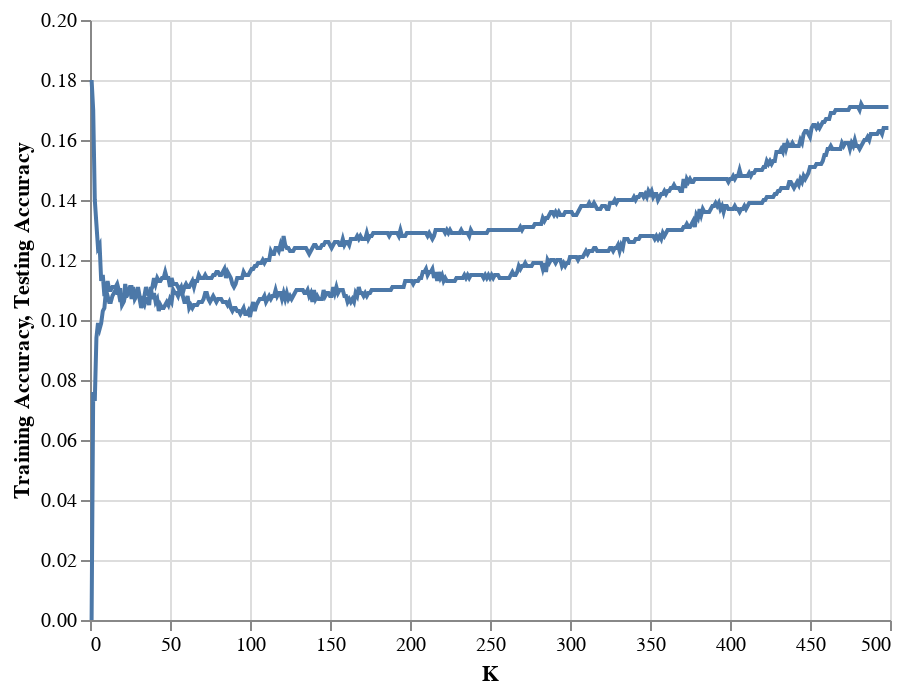

This figure's notebook cell:
### Markdown cell above
**(b)** Plotting Classification Error against K

### Code cell
K_List = [k for k in range(1, 500)]

Accuracy_Train = [1 - KNeighborsClassifier(
    n_neighbors=k).fit(
        X_data,
        Y_data).score(
            X_data,
            Y_data) for k in K_List]

Accuracy_Test = [1 - KNeighborsClassifier(
    n_neighbors=k).fit(
        X_data,
        Y_data).score(
            X_test,
            Y_test) for k in K_List]

plot_data = pd.DataFrame(
    {'K': K_List, 'Training Accuracy': Accuracy_Train, 'Testing Accuracy': Accuracy_Test})

training_plot = alt.Chart(
    plot_data).mark_line().encode(
        x='K',
        y=alt.Y('Training Accuracy', scale=alt.Scale(zero=False)))

testing_plot = alt.Chart(
    plot_data).mark_line().encode(
        x='K',
        y=alt.Y('Testing Accuracy', scale=alt.Scale(zero=False)))

training_plot + testing_plot

### Figure 1 — Vega-Lite specification as saved in the notebook (floating-point values rounded to 4 significant figures; data arrays with more than 128 entries replaced by an {"elided": "..."} marker saying what was removed)
{"config": {"view": {"continuousWidth": 400, "continuousHeight": 300}}, "layer": [{"mark": "line", "encoding": {"x": {"field": "K", "type": "quantitative"}, "y": {"field": "Training Accuracy", "scale": {"zero": false}, "type": "quantitative"}}}, {"mark": "line", "encoding": {"x": {"field": "K", "type": "quantitative"}, "y": {"field": "Testing Accuracy", "scale": {"zero": false}, "type": "quantitative"}}}], "data": {"name": "data-0cddda3d96361acab02b1abd670166b5"}, "$schema": "https://vega.github.io/schema/vega-lite/v4.17.0.json", "datasets": {"data-0cddda3d96361acab02b1abd670166b5": {"elided": "499 records"}}}
